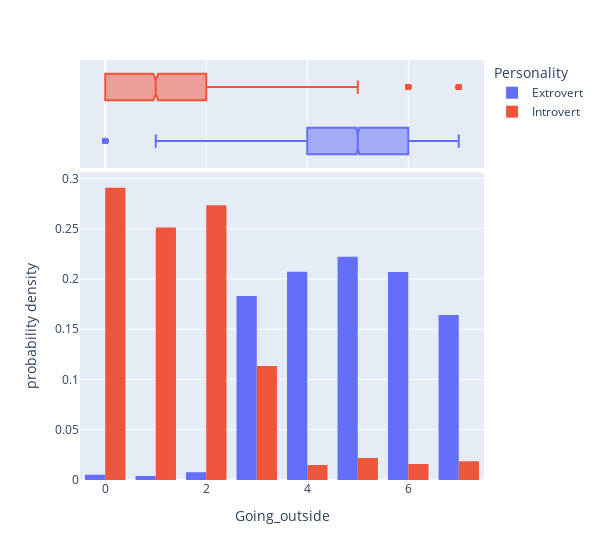

This figure's notebook cell:
### Code cell
column_personality_histogram("Going_outside")

### Figure 1 — Plotly figure (JSON) as saved in the notebook; plotly's stock layout.template omitted (floating-point values rounded to 4 significant figures; data arrays with more than 128 entries replaced by an {"elided": "..."} marker saying what was removed)
{"data": [{"alignmentgroup": "True", "bingroup": "x", "histnorm": "probability density", "hovertemplate": "Personality=Extrovert<br>Going_outside=%{x}<br>probability density=%{y}<extra></extra>", "legendgroup": "Extrovert", "marker": {"color": "#636efa", "pattern": {"shape": ""}}, "name": "Extrovert", "offsetgroup": "Extrovert", "orientation": "v", "showlegend": true, "type": "histogram", "x": {"elided": "13699 float values"}, "xaxis": "x", "yaxis": "y"}, {"alignmentgroup": "True", "hovertemplate": "Personality=Extrovert<br>Going_outside=%{x}<extra></extra>", "legendgroup": "Extrovert", "marker": {"color": "#636efa"}, "name": "Extrovert", "notched": true, "offsetgroup": "Extrovert", "showlegend": false, "type": "box", "x": {"elided": "13699 float values"}, "xaxis": "x2", "yaxis": "y2"}, {"alignmentgroup": "True", "bingroup": "x", "histnorm": "probability density", "hovertemplate": "Personality=Introvert<br>Going_outside=%{x}<br>probability density=%{y}<extra></extra>", "legendgroup": "Introvert", "marker": {"color": "#EF553B", "pattern": {"shape": ""}}, "name": "Introvert", "offsetgroup": "Introvert", "orientation": "v", "showlegend": true, "type": "histogram", "x": {"elided": "4825 float values"}, "xaxis": "x", "yaxis": "y"}, {"alignmentgroup": "True", "hovertemplate": "Personality=Introvert<br>Going_outside=%{x}<extra></extra>", "legendgroup": "Introvert", "marker": {"color": "#EF553B"}, "name": "Introvert", "notched": true, "offsetgroup": "Introvert", "showlegend": false, "type": "box", "x": {"elided": "4825 float values"}, "xaxis": "x2", "yaxis": "y2"}], "layout": {"bargap": 0.2, "barmode": "group", "legend": {"title": {"text": "Personality"}, "tracegroupgap": 0}, "margin": {"t": 60}, "width": 600, "xaxis": {"anchor": "y", "domain": [0, 1], "title": {"text": "Going_outside"}}, "xaxis2": {"anchor": "y2", "domain": [0, 1], "matches": "x", "showgrid": true, "showticklabels": false}, "yaxis": {"anchor": "x", "domain": [0, 0.7326], "title": {"text": "probability density"}}, "yaxis2": {"anchor": "x2", "domain": [0.7426, 1], "matches": "y2", "showgrid": false, "showline": false, "showticklabels": false, "ticks": ""}}}
